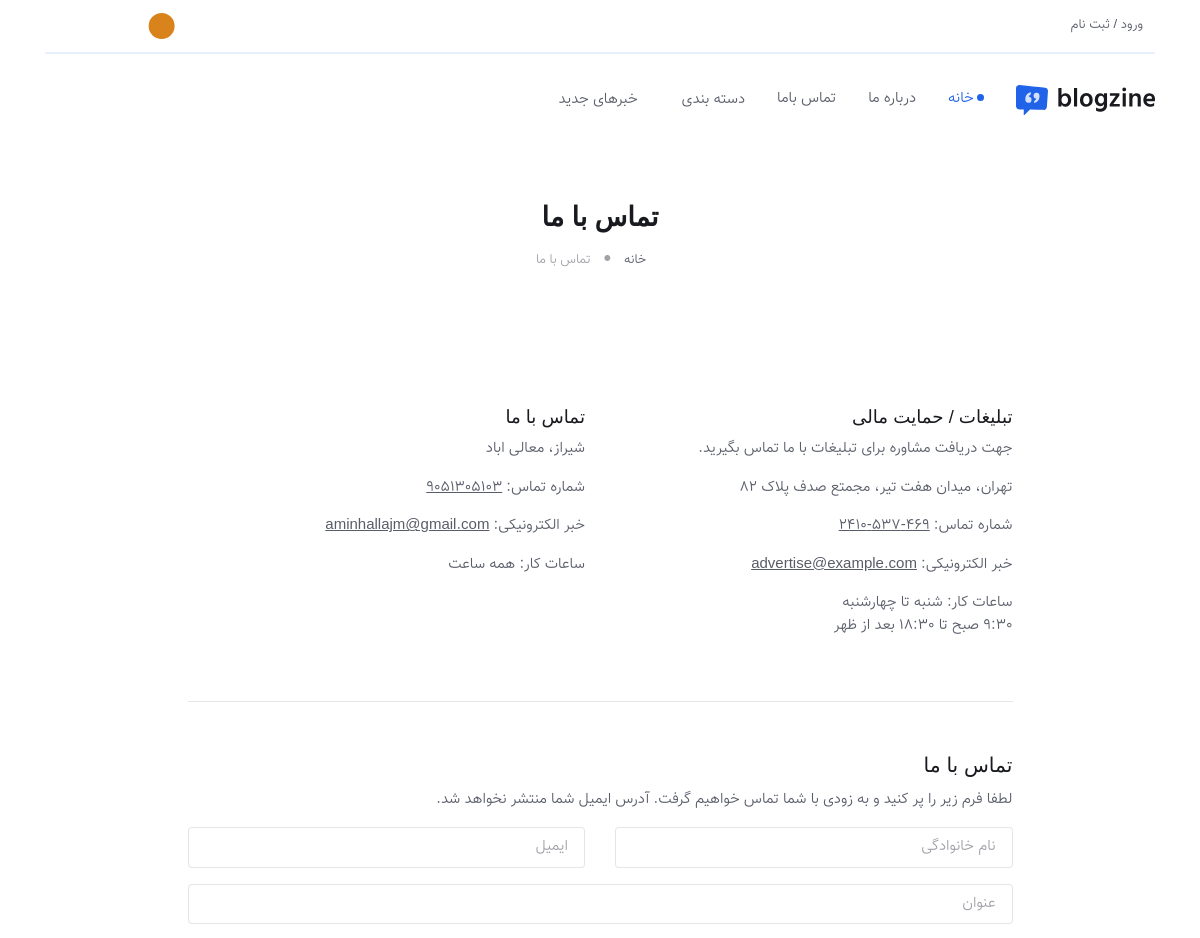
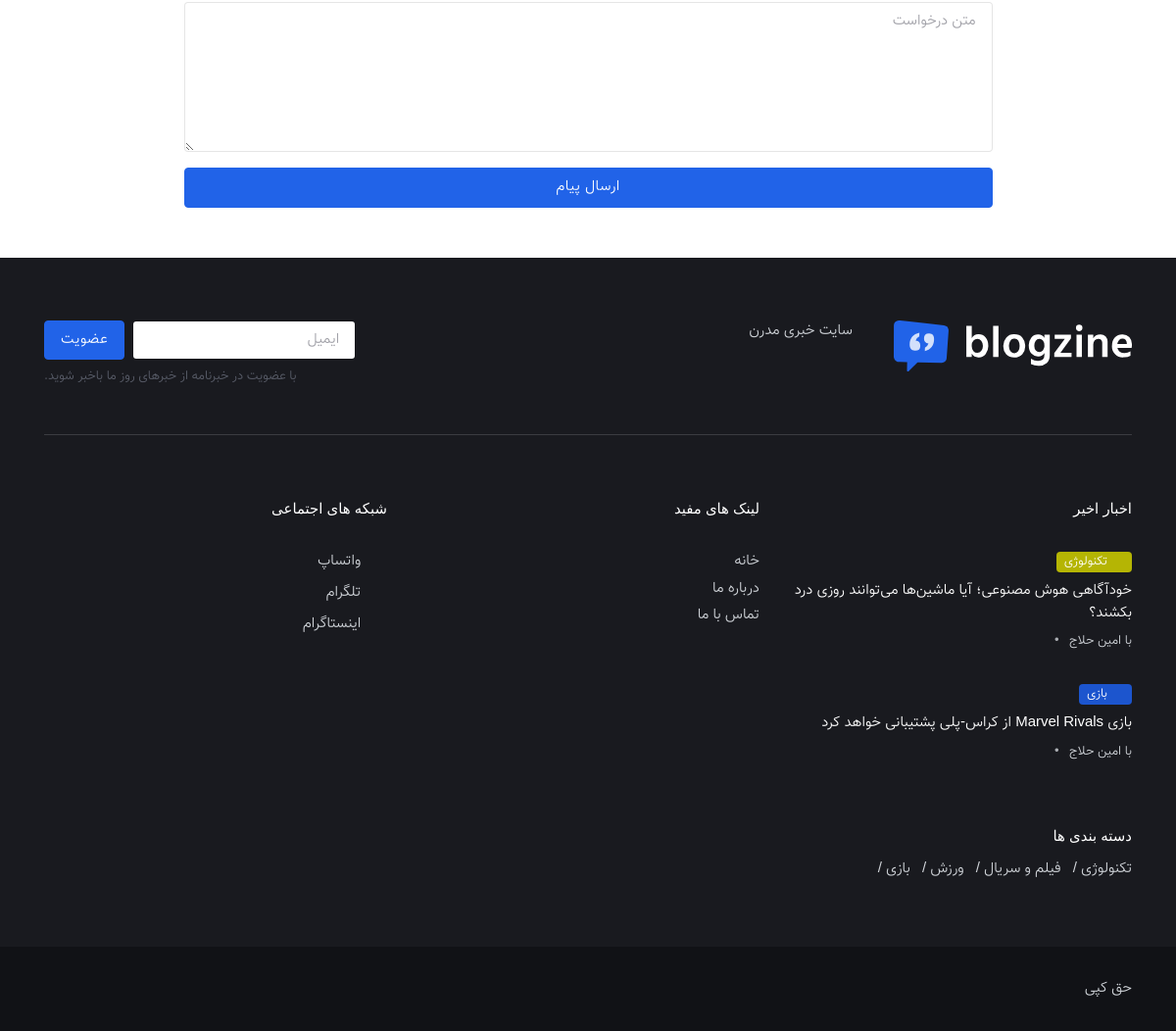
Screenshot of /contact/us/ with the database file from the repository (2 pictures, top to bottom).
### settings_site/models.py (models this page shows, shortened)
class Settings(models.Model):
    user=models.ForeignKey(User, on_delete=models.CASCADE, related_name="settings")
    tab_name=models.CharField(max_length=200)
    name_site=models.CharField(max_length=200)
    telegram_url=models.CharField(max_length=200)
    instagram_url=models.CharField(max_length=200)
    whatsapp_url=models.CharField(max_length=200)
    email=models.CharField(max_length=100)
    copy_right=models.CharField(max_length=200)
    number=models.IntegerField()
    logo_favicon=models.FileField(upload_to='logo_favicon',blank=True)
    logo_header=models.FileField(upload_to='logo_header',blank=True)
    logo_header_dark=models.FileField(upload_to='logo_header_dark',blank=True)
    logo_header_menu=models.FileField(upload_to='logo_header_menu',blank=True)
    logo_header_menu_dark=models.FileField(upload_to='logo_header_menu_dark',blank=True)
    logo_footer=models.FileField(upload_to='logo_footer',blank=True)
    site_title=models.TextField(null=True , blank=True)
    footer_title=models.TextField(null=True , blank=True)
    about_us=models.TextField(null=True , blank=True)
    address=models.TextField(null=True , blank=True)

class ContactUsSettings(models.Model):
    user=models.ForeignKey(User, on_delete=models.CASCADE, related_name="contactussettings")
    title=models.CharField(max_length=200)
    address=models.CharField(max_length=500)
    email=models.CharField(max_length=100)
    number=models.IntegerField()
    hours_of_work=models.TextField(null=True , blank=True)

### news/models.py (models this page shows, shortened)
class News(models.Model):
    user=models.ForeignKey(User, on_delete=models.CASCADE, related_name="news")
    author=models.ForeignKey(User, on_delete=models.CASCADE, related_name="news_author")
    sub_category=models.ForeignKey(SubCategory, on_delete=models.CASCADE, related_name="news")
    title=models.CharField(max_length=500)
    img=models.FileField(upload_to='img_news',blank=True)
    date = models.FloatField(null=True , blank=True)
    text=models.TextField(null=True , blank=True)
    @property
    def jdate(self):
        try:
            return  jdatetime.datetime.fromtimestamp(self.date).strftime("%Y/%m/%d")
        except:
            return '-'

class SubCategory(models.Model):
    user=models.ForeignKey(User, on_delete=models.CASCADE, related_name="subcategory")
    category=models.ForeignKey(Category, on_delete=models.CASCADE, related_name="subcategory")
    title=models.CharField(max_length=500)

class Category(models.Model):
    user=models.ForeignKey(User, on_delete=models.CASCADE, related_name="category")
    title=models.CharField(max_length=500)
    img=models.FileField(upload_to='img_category',blank=True)
    coler=models.CharField(max_length=500)
    def __str__(self):
            return f"{self.title}"

### news/views.py (the view)
# urls.py: path('contact/us/', views.front_contact_us, name='front_contact_us'),
def front_contact_us(request):
    settings=Settings.objects.get(id=1)
    category_menu=Category.objects.all()
    category_menu2 = Category.objects.all()[:12]
    menu_news_list = News.objects.all().order_by('-id')[:4]
    contact_us=ContactUsSettings.objects.get(id=1)
    footer_news_list = News.objects.all().order_by('-id')[:2]
    list_contact_us = {
        'settings':settings,"category_menu":category_menu,
        "contact_us":contact_us, "menu_news_list":menu_news_list,
        "category_menu2":category_menu2, 'footer_news_list':footer_news_list,
    }
    return render(request, 'front/contact-us.html', list_contact_us)

### news/templates/front/contact-us.html (shortened to what this page needs)
{% extends 'front/panel.html' %}
{% load static %}
{% block contentpanel %}
<section>
	<div class="container">
		<div class="row">
      <div class="col-md-9 mx-auto text-center">
        <h1 class="display-5">تماس با ما</h1>
        <nav class="d-flex justify-content-center" aria-label="breadcrumb">
          <ol class="breadcrumb breadcrumb-dots mb-0">
            <li class="breadcrumb-item"><a href="index.html"><i class="bi bi-house me-1"></i> خانه</a></li>
            <li class="breadcrumb-item active">تماس با ما</li>
          </ol>
        </nav>
      </div>
    </div>
	</div>
</section>
<section class="pt-4">
	<div class="container">
		<div class="row">
      <div class="col-xl-9 mx-auto">
        <div class="row mt-5">
          <div class="col-sm-6 mb-5 mb-sm-0">
            <h3>تبلیغات / حمایت مالی</h3>
            <p>جهت دریافت مشاوره برای تبلیغات با ما تماس بگیرید.</p>
            <address>تهران، میدان هفت تیر، مجمتع صدف پلاک 82</address>
            <p>شماره تماس: <a href="#" class="text-reset"><u>469-537-2410</u></a></p>
            <p>خبر الکترونیکی: <a href="#" class="text-reset"><u>advertise@example.com</u></a></p>
            <p>ساعات کار: شنبه تا چهارشنبه
              <br>
              9:30 صبح تا 18:30 بعد از ظهر
            </p>
          </div>
          <div class="col-sm-6">
            <h3>{{contact_us.title}}</h3>
            <address>{{contact_us.address}}</address>
            <p>شماره تماس: <a href="#" class="text-reset"><u>{{contact_us.number}}</u></a></p>
            <p>خبر الکترونیکی: <a href="#" class="text-reset"><u>{{contact_us.email}}</u></a></p>
            <p>ساعات کار: {{contact_us.hours_of_work}}
              <br>
            </p>
          </div>
        </div>
        <hr class="my-5">
        <div class="row">
          <div class="col-12">
          <h2>تماس با ما</h2>
          <p>لطفا فرم زیر را پر کنید و به زودی با شما تماس خواهیم گرفت. آدرس ایمیل شما منتشر نخواهد شد.</p>
          <form class="contact-form" id="contact-form" name="contactform" method="POST">
            <div class="row">
              <div class="col-md-6">
                <div class="mb-3">
                  <input required id="con-name" name="name" type="text" class="form-control" placeholder="نام خانوادگی">
                </div>
              </div>
              <div class="col-md-6">
                <div class="mb-3">
                  <input required id="con-email" name="email" type="email" class="form-control" placeholder="ایمیل">
                </div>
              </div>
              <div class="col-md-12">
                <div class="mb-3">
                  <input required id="con-subject" name="subject" type="text" class="form-control" placeholder="عنوان">
                </div>
              </div>
              <div class="col-md-12">
                <div class="mb-3">
                  <textarea required id="con-message" name="message" cols="40" rows="6" class="form-control" placeholder="متن درخواست"></textarea>
                </div>
              </div>
              <div class="col-md-12 text-start"><button class="btn btn-primary w-100" type="submit">ارسال پیام</button></div>
            </div>
          </form>
          </div>
        </div>
      </div>
     </div>
  </div>
</section>
{% endblock contentpanel %}

### news/templates/front/panel.html (shortened to what this page needs)
{% load static %}
<!DOCTYPE html>
<html lang="fa" dir="rtl">
<head>
	<link rel="stylesheet" type="text/css" href="{% static 'front/' %}vendor/font-awesome/css/all.min.css">
	<link rel="stylesheet" type="text/css" href="{% static 'front/' %}vendor/bootstrap-icons/bootstrap-icons.css">
	<link rel="stylesheet" type="text/css" href="{% static 'front/' %}vendor/tiny-slider/tiny-slider.css">
	<link rel="stylesheet" type="text/css" href="{% static 'front/' %}vendor/plyr/plyr.css">
	<link id="style-switch" rel="stylesheet" type="text/css" href="{% static 'front/' %}css/style-rtl.css">
</head>
<body>
<header class="navbar-light navbar-sticky header-static">
	<div class="navbar-top d-none d-lg-block small">
		<div class="container">
			<div class="d-md-flex justify-content-between align-items-center my-2">
				<ul class="nav">
					<li class="nav-item">
						<a class="nav-link" href="signin.html">ورود / ثبت نام</a>
					</li>
				</ul>
				<div class="d-flex align-items-center">
					<div class="nav-item dropdown mx-2">
						<button class="modeswitch" id="bd-theme" type="button" aria-expanded="false" data-bs-toggle="dropdown" data-bs-display="static">
						</button>
					</div>
					<ul class="nav">
						<li class="nav-item">
							<a class="nav-link px-2 fs-5" href="{{settings.telegram_url}}"><i class="fab fa-telegram"></i></a>
						</li>
						<li class="nav-item">
							<a class="nav-link px-2 fs-5" href="{{settings.instagram_url}}"><i class="fab fa-instagram"></i></a>
						</li>
						<li class="nav-item">
							<a class="nav-link px-2 fs-5" href="{{settings.whatsapp_url}}"><i class="fab fa-whatsapp"></i></a>
						</li>
					</ul>
				</div>
			</div>
			<div class="border-bottom border-2 border-primary opacity-1"></div>
		</div>
	</div>
	<nav class="navbar navbar-expand-lg">
		<div class="container">
			<a class="navbar-brand" href="/">
				<img class="navbar-brand-item light-mode-item" src="{{settings.logo_header.url}}" alt="logo">
			</a>
			<div class="collapse navbar-collapse" id="navbarCollapse">
				<ul class="navbar-nav navbar-nav-scroll mx-auto">
					<li class="nav-item"> <a class="nav-link active" href="/">خانه</a></li>
					<li class="nav-item"> <a class="nav-link" href="{% url 'front_about_us' %}">درباره ما</a></li>
					<li class="nav-item"> <a class="nav-link" href="{% url 'front_contact_us' %}">تماس باما</a></li>
					<li class="nav-item dropdown">
						<a class="nav-link dropdown-toggle" href="#" id="postMenu" data-bs-toggle="dropdown" aria-haspopup="true" aria-expanded="false">دسته بندی</a>
					</li>
					<li class="nav-item dropdown dropdown-fullwidth">
						<a class="nav-link dropdown-toggle" href="#" id="megaMenu" data-bs-toggle="dropdown" aria-haspopup="true" aria-expanded="false"> خبرهای جدید</a>
					</li>
				</ul>
			</div>
			<div class="nav flex-nowrap align-items-center">
				<div class="nav-item dropdown dropdown-toggle-icon-none nav-search">
					<a class="nav-link dropdown-toggle" role="button" href="#" id="navSearch" data-bs-toggle="dropdown" aria-expanded="false">
						<i class="bi bi-search fs-4"> </i>
					</a>
				</div>
				<div class="nav-item">
					<a class="nav-link p-0" data-bs-toggle="offcanvas" href="#offcanvasMenu" role="button" aria-controls="offcanvasMenu">
						<i class="bi bi-text-right rtl-flip fs-2" data-bs-target="#offcanvasMenu"> </i>
					</a>
				</div>
			</div>
		</div>
	</nav>
</header>
<main>
{% block contentpanel %}
{% endblock contentpanel %}
</main>
<footer class="bg-dark pt-5">
	<div class="container">
		<div class="row pt-3 pb-4">
			<div class="col-md-3">
				<img src="{{settings.logo_footer.url}}" alt="footer logo">
			</div>
			<div class="col-md-5">
				<p class="text-muted">{{settings.footer_title}}</p>
			</div>
			<div class="col-md-4">
				<form class="row row-cols-lg-auto g-2 align-items-center justify-content-end">
					<div class="col-12">
						<input type="email" class="form-control" placeholder="ایمیل">
					</div>
					<div class="col-12">
						<button type="submit" class="btn btn-primary m-0">عضویت</button>
					</div>
					<div class="form-text mt-2">با عضویت در خبرنامه از خبرهای روز ما باخبر شوید.
					</div>
				</form>
			</div>
		</div>
		<hr>
		<div class="row pt-5">
			<div class="col-md-6 col-lg-4 mb-4">
				<h5 class="mb-4 text-white">اخبار اخیر</h5>
				{% for i in footer_news_list %}
				<div class="mb-4 position-relative">
					<div>
						{% if i.sub_category.category %}
						<a href="#" class="badge mb-2" style="background-color: {{ i.sub_category.category.coler }};"><i class="fas fa-circle me-2 small fw-bold"></i>{{i.sub_category.category}}</a>
						{% else %}
						<a href="#" class="badge text-bg-warning mb-2"><i class="fas fa-circle me-2 small fw-bold"></i>{{i.sub_category.category}}</a>
						{% endif %}
					</div>
					<a href="{% url 'front_post_single' id=i.id %}" class="btn-link text-white fw-normal">{{i.title}}</a>
					<ul class="nav nav-divider align-items-center small mt-2 text-muted">
						<li class="nav-item position-relative">
							<div class="nav-link">با <a href="#" class="stretched-link text-reset btn-link">{{i.author.get_full_name}}</a>
							</div>
						</li>
						<li class="nav-item">{{i.jdate}}</li>
					</ul>
				</div>
				{% endfor %}
			</div>
			<div class="col-md-6 col-lg-4 mb-4">
				<h5 class="mb-4 text-white">لینک های مفید</h5>
				<div class="row">
					<div class="col-6">
						<ul class="nav flex-column text-primary-hover">
							<li class="nav-item"><a class="nav-link pt-0" href="/">خانه</a></li>
							<li class="nav-item"><a class="nav-link pt-0" href="{% url 'front_about_us' %}">درباره ما</a></li>
							<li class="nav-item"><a class="nav-link pt-0" href="{% url 'front_contact_us' %}">تماس با ما</a></li>
						</ul>
					</div>
				</div>
			</div>
			<div class="col-sm-6 col-lg-4 mb-4">
				<h5 class="mb-4 text-white">شبکه های اجتماعی </h5>
				<ul class="nav flex-column text-primary-hover">
					<li class="nav-item"><a class="nav-link pt-0" href="{{settings.whatsapp_url}}"><i class="fab fa-whatsapp fa-fw me-2"></i>واتساپ</a></li>
					<li class="nav-item"><a class="nav-link" href="{{settings.telegram_url}}"><i class="fab fa-telegram fa-fw me-2"></i>تلگرام</a></li>
					<li class="nav-item"><a class="nav-link" href="{{settings.instagram_url}}"><i class="fab fa-instagram fa-fw me-2"></i>اینستاگرام</a></li>
				</ul>
			</div>
		</div>
		<div class="row">
			<h5 class="mb-2 text-white">دسته بندی ها</h5>
			<ul class="list-inline text-primary-hover lh-lg">
				{% for i in category_menu2 %}
				<li class="list-inline-item"><a href="{% url 'front_post_list' id=i.id %}">{{i.title}} /</a></li>
				{% endfor %}
			</ul>
		</div>
	</div>
	<div class="bg-dark-overlay-3 mt-5">
		<div class="container">
			<div class="row align-items-center justify-content-md-between py-4">
				<div class="col-md-6">
					<div class="text-center text-md-start text-primary-hover text-muted">{{settings.copy_right}}</div>
				</div>
			</div>
		</div>
	</div>
</footer>
</body>
</html>

### rows the page displays
Settings: logo_header (picture), logo_footer (picture), footer_title "سایت خبری مدرن", copy_right "حق کپی"
ContactUsSettings: title "تماس با ما", address "شیراز، معالی اباد", number "9051305103", email "aminhallajm@gmail.com", hours_of_work "همه ساعت"
News: sub_category.category "تکنولوژی", title "خودآگاهی هوش مصنوعی؛ آیا ماشین‌ها می‌توانند روزی درد بکشند؟", author.get_full_name "امین حلاج"
News: sub_category.category "بازی", title "بازی Marvel Rivals از کراس-پلی پشتیبانی خواهد کرد", author.get_full_name "امین حلاج"
Category: title "تکنولوژی"
Category: title "فیلم و سریال"
Category: title "ورزش"
Category: title "بازی"
